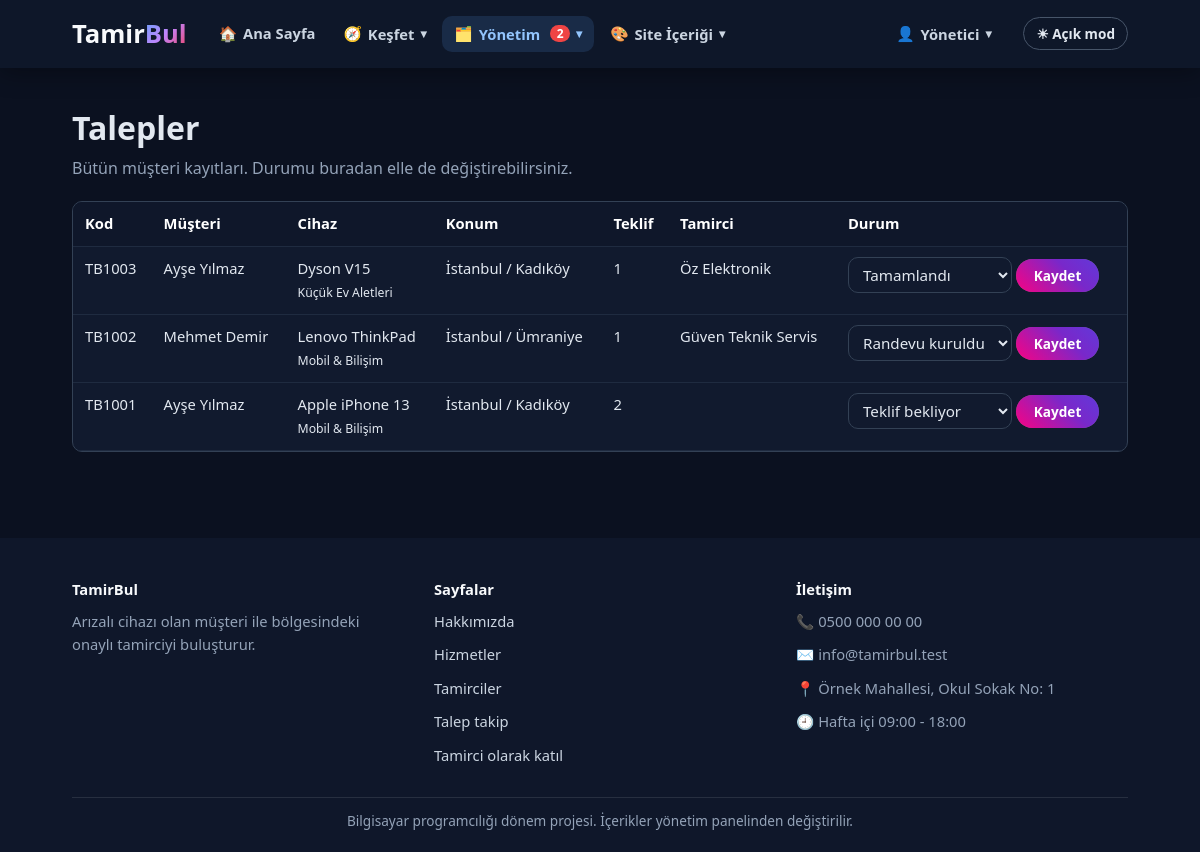
Page /admin/talepler.php (signed in) on the committed database.
### tables this page shows
CREATE TABLE site_ayarlari (
    id INT AUTO_INCREMENT PRIMARY KEY,  
    anahtar VARCHAR(50) NOT NULL UNIQUE,  
    deger TEXT NOT NULL,  
    etiket VARCHAR(100) NOT NULL DEFAULT ''  
);

CREATE TABLE talepler (
    id INT AUTO_INCREMENT PRIMARY KEY,  
    musteri_id INT NOT NULL,  
    hizmet_id INT NULL,  
    tamirci_id INT NULL,  
    kategori_id INT NOT NULL,  
    cihaz_turu VARCHAR(80) NOT NULL,  
    marka VARCHAR(50) NOT NULL,  
    model VARCHAR(50) NOT NULL,  
    ariza TEXT NOT NULL,  
    resim VARCHAR(255) NOT NULL DEFAULT '',  
    sehir VARCHAR(50) NOT NULL,  
    ilce VARCHAR(50) NOT NULL,  
    durum VARCHAR(30) NOT NULL,  
    takip_kodu VARCHAR(20) NOT NULL,  
    puan TINYINT NOT NULL DEFAULT 0,  
    olusturma_tarihi DATETIME NOT NULL  
);

CREATE TABLE kullanicilar (
    id INT AUTO_INCREMENT PRIMARY KEY,  
    ad VARCHAR(50) NOT NULL,  
    soyad VARCHAR(50) NOT NULL,  
    eposta VARCHAR(100) NOT NULL UNIQUE,  
    sifre VARCHAR(255) NOT NULL,  
    telefon VARCHAR(20) NOT NULL,  
    rol VARCHAR(20) NOT NULL,  
    isletme_adi VARCHAR(100) NOT NULL DEFAULT '',  
    sehir VARCHAR(50) NOT NULL,  
    ilce VARCHAR(50) NOT NULL DEFAULT '',  
    adres TEXT NOT NULL,  
    hakkinda TEXT NOT NULL,  
    onayli TINYINT NOT NULL DEFAULT 0,  
    kayit_tarihi DATETIME NOT NULL  
);

CREATE TABLE kategoriler (
    id INT AUTO_INCREMENT PRIMARY KEY,  
    ad VARCHAR(80) NOT NULL,  
    aciklama TEXT NOT NULL,  
    resim VARCHAR(255) NOT NULL DEFAULT ''  
);

### ortak/hazirla.php (called while the page is built, shortened)
<?php
if (is_dir("ortak")) {
    $kok = "";
} else {
    $kok = "../";
}
include __DIR__ . "/baglanti.php";
include __DIR__ . "/guvenlik.php";
include __DIR__ . "/yazi-stili.php";

### ortak/baglanti.php (called while the page is built, shortened)
<?php
$baglanti = mysqli_connect("127.0.0.1", "root", "", "tamirbul");
$veritabani_hazir = ($baglanti != false);
if ($veritabani_hazir) {
    mysqli_set_charset($baglanti, "utf8mb4");
}
function sorgula($sorgu) {
    global $baglanti;
    return mysqli_query($baglanti, $sorgu);
}
function satirlar($sorgu) {
    $liste = array();
    $sonuc = sorgula($sorgu);
    while ($sonuc && $satir = mysqli_fetch_assoc($sonuc)) {
        $liste[] = $satir;
    }
    return $liste;
}
function tek_satir($sorgu) {
    $liste = satirlar($sorgu);
    if (count($liste) == 0) {
        return null;
    }
    return $liste[0];
}
function sayi_getir($sorgu) {
    $satir = tek_satir($sorgu);
    return (int) reset($satir);
}
function temizle($yazi) {
    global $baglanti;
    return mysqli_real_escape_string($baglanti, $yazi);
}
function ayar_getir($anahtar, $yoksa_bu) {
    $satir = tek_satir("SELECT deger FROM site_ayarlari WHERE anahtar = '" . temizle($anahtar) . "'");
    return $satir["deger"];
}

### ortak/yazi-stili.php (called while the page is built, shortened)
<?php
function yazi_stili_oku($anahtar) {
    global $yazi_stil_secenekleri;
    $satir = tek_satir("SELECT * FROM yazi_stilleri WHERE anahtar = '" . temizle($anahtar) . "'");
    $secimler = array();
    foreach ($yazi_stil_secenekleri as $sutun => $bilgi) {
        $secimler[$sutun] = "";
    }
    return $secimler;
}
function yazi_stili($anahtar) {
    $secimler = yazi_stili_oku($anahtar);
    $css = "";
    if ($css == "") {
        return "";
    }
    return ' style="' . trim($css) . '"';
}

### ortak/guvenlik.php (called while the page is built, shortened)
<?php
function temiz_yaz($metin) {
    return htmlspecialchars($metin, ENT_QUOTES, "UTF-8");
}
function durum_adi($durum) {
    $adlar = array(
        "beklemede" => "Teklif bekliyor",
        "tamirci_atandi" => "Tamirci seçildi",
        "randevu_kuruldu" => "Randevu kuruldu",
        "tamirde" => "Tamirde",
        "tamamlandi" => "Tamamlandı",
        "iptal" => "İptal"
    );
    if (isset($adlar[$durum])) {
        return $adlar[$durum];
    }
    return $durum;
}

### admin/talepler.php (the view, shortened to what this page needs)
<?php
include "../ortak/hazirla.php";
$talepler = satirlar("SELECT talepler.*, kategoriler.ad AS kategori_adi, musteriler.ad, musteriler.soyad, tamirciler.isletme_adi AS tamirci_isletme, (SELECT COUNT(*) FROM teklifler WHERE teklifler.talep_id = talepler.id) AS teklif_sayisi FROM talepler INNER JOIN kategoriler ON kategoriler.id = talepler.kategori_id INNER JOIN kullanicilar AS musteriler ON musteriler.id = talepler.musteri_id LEFT JOIN kullanicilar AS tamirciler ON tamirciler.id = talepler.tamirci_id ORDER BY talepler.id DESC");
$durumlar = array("beklemede", "tamirci_atandi", "randevu_kuruldu", "tamirde", "tamamlandi", "iptal");
include "../ortak/baslik.php";
?>
<section class="sayfa">
    <div class="kapsayici">
        <h1>Talepler</h1>
        <p class="giris-metni">Bütün müşteri kayıtları. Durumu buradan elle de değiştirebilirsiniz.</p>
        <?php include "../ortak/mesajlar.php"; ?>
        <div class="tablo-kutu">
            <table>
                <tr><th>Kod</th><th>Müşteri</th><th>Cihaz</th><th>Konum</th><th>Teklif</th><th>Tamirci</th><th>Durum</th></tr>
                <?php foreach ($talepler as $talep) { ?>
                    <tr>
                        <td><?php echo temiz_yaz($talep["takip_kodu"]); ?></td>
                        <td><?php echo temiz_yaz($talep["ad"] . " " . $talep["soyad"]); ?></td>
                        <td><?php echo temiz_yaz($talep["marka"] . " " . $talep["model"]); ?><br><small><?php echo temiz_yaz($talep["kategori_adi"]); ?></small></td>
                        <td><?php echo temiz_yaz($talep["sehir"] . " / " . $talep["ilce"]); ?></td>
                        <td><?php echo (int) $talep["teklif_sayisi"]; ?></td>
                        <td><?php echo temiz_yaz((string) $talep["tamirci_isletme"]); ?></td>
                        <td>
                            <form method="post" action="talep-durum.php">
                                <select name="durum">
                                    <?php foreach ($durumlar as $durum) { ?>
                                        <option value="<?php echo $durum; ?>" <?php if ($talep["durum"] == $durum) { echo "selected"; } ?>><?php echo durum_adi($durum); ?></option>
                                    <?php } ?>
                                </select>
                                <button class="btn btn-sm btn-primary" type="submit">Kaydet</button>
                            </form>
                        </td>
                    </tr>
                <?php } ?>
            </table>
        </div>
    </div>
</section>
<?php
include "../ortak/altlik.php";
?>

### ortak/baslik.php (shortened to what this page needs)
<?php
$site_adi = ayar_getir("site_adi", "TamirBul");
$logo_on = mb_substr($site_adi, 0, 5, "UTF-8");
$logo_arka = mb_substr($site_adi, 5, null, "UTF-8");
$tema = "koyu";
$tema_dugme_yazisi = "☀ Açık mod";
$acik_sayfa = basename($_SERVER["PHP_SELF"]);
if ($kok != "") {
    $acik_sayfa = basename(dirname($_SERVER["PHP_SELF"])) . "/" . $acik_sayfa;
}
function menu_linki($adres, $ikon, $yazi, $aciklama, $sayi) {
    return array("adres" => $adres, "ikon" => $ikon, "yazi" => $yazi, "aciklama" => $aciklama, "sayi" => $sayi);
}
$rol = "ziyaretci";
if (giris_yapildi_mi()) {
    $rol = $_SESSION["rol"];
}
$kisi_basligi = "Hesap";
if (giris_yapildi_mi()) {
    $kisi_basligi = $_SESSION["ad"];
}
$menu_gruplari = array();
$menu_gruplari[] = array("baslik" => "Keşfet", "ikon" => "🧭", "sag" => false, "linkler" => array(
    menu_linki("hizmetler.php", "🛠️", "Hizmetler", "Tamir çeşitleri ve başlangıç fiyatları", 0),
    menu_linki("tamirciler.php", "👷", "Tamirciler", "Onaylı tamirciler ve puanları", 0),
    menu_linki("hakkimizda.php", "💡", "Hakkımızda", "TamirBul nedir, nasıl çalışır?", 0),
    menu_linki("iletisim.php", "✉️", "İletişim", "Bize yazın, sorunuzu sorun", 0)
));
if ($rol == "admin") {
    $menu_bekleyen_usta = sayi_getir("SELECT COUNT(*) FROM kullanicilar WHERE rol = 'tamirci' AND onayli = 0");
    $menu_okunmamis_mesaj = sayi_getir("SELECT COUNT(*) FROM mesajlar WHERE okundu = 0");
    $menu_gruplari[] = array("baslik" => "Yönetim", "ikon" => "🗂️", "sag" => false, "linkler" => array(
        menu_linki("admin/panel.php", "📊", "Özet", "Her şey tek ekranda", 0),
        menu_linki("admin/kullanicilar.php", "👥", "Kullanıcılar", "Üyeler ve tamirci onayı", $menu_bekleyen_usta),
        menu_linki("admin/talepler.php", "📋", "Talepler", "Bütün talepler ve durumları", 0),
        menu_linki("admin/randevular.php", "📅", "Randevular", "Kurulan randevular", 0),
        menu_linki("admin/mesajlar.php", "✉️", "Mesajlar", "İletişim formundan gelenler", $menu_okunmamis_mesaj),
        menu_linki("admin/kayitlar.php", "📜", "İşlem kayıtları", "Kim, ne zaman, ne yaptı (log)", 0)
    ));
    $menu_gruplari[] = array("baslik" => "Site İçeriği", "ikon" => "🎨", "sag" => false, "linkler" => array(
        menu_linki("admin/ayarlar.php", "✏️", "Site yazıları", "Yazılar ve yazı stilleri", 0),
        menu_linki("admin/slaytlar.php", "🖼️", "Ana sayfa resimleri", "Üstte değişen resimler", 0),
        menu_linki("admin/adimlar.php", "🔢", "Nasıl çalışır", "Adım kartları", 0),
        menu_linki("admin/kategoriler.php", "🗃️", "Kategoriler", "Ana kategoriler", 0),
        menu_linki("admin/cihaz-turleri.php", "📱", "Cihaz türleri", "Formdaki cihaz listesi", 0),
        menu_linki("admin/hizmetler.php", "🛠️", "Hizmetler", "Tamir çeşitleri ve fiyatlar", 0),
        menu_linki("admin/konumlar.php", "📍", "İl / İlçe", "Konum listesi", 0),
        menu_linki("admin/sayfa-icerik.php", "📄", "Sayfa yazıları", "Hakkımızda gibi uzun yazılar", 0)
    ));
    $menu_gruplari[] = array("baslik" => $kisi_basligi, "ikon" => "👤", "sag" => true, "linkler" => array(
        menu_linki("cikis.php", "🚪", "Çıkış Yap", "", 0)
    ));
}
foreach ($menu_gruplari as $sira => $grup) {
    $toplam_sayi = 0;
    $grupta_mi = false;
    foreach ($grup["linkler"] as $link) {
        $toplam_sayi = $toplam_sayi + $link["sayi"];
        if ($link["adres"] == $acik_sayfa) {
            $grupta_mi = true;
        }
    }
    $menu_gruplari[$sira]["toplam_sayi"] = $toplam_sayi;
    $menu_gruplari[$sira]["aktif"] = $grupta_mi;
}
?>
<!DOCTYPE html>
<html lang="tr" class="<?php echo $tema; ?>">
<head>
    <link rel="stylesheet" href="<?php echo $kok; ?>css/stil.css">
</head>
<body>
    <header class="navbar">
        <div class="container navbar-container">
            <a class="logo" href="<?php echo $kok; ?>index.php">
                <h1<?php echo yazi_stili("site_adi"); ?>><?php echo temiz_yaz($logo_on); ?><span><?php echo temiz_yaz($logo_arka); ?></span></h1>
            </a>
            <button type="button" id="tema-dugmesi" class="tema-dugmesi"><?php echo $tema_dugme_yazisi; ?></button>
            <nav id="menu" class="menu">
                <a class="menu-linki <?php if ($acik_sayfa == "index.php") { echo "aktif"; } ?>" href="<?php echo $kok; ?>index.php"><span class="ikon">🏠</span> Ana Sayfa</a>
                <?php foreach ($menu_gruplari as $grup) { ?>
                    <div class="acilir <?php if ($grup["sag"]) { echo "sag"; } ?> <?php if ($grup["aktif"]) { echo "aktif"; } ?>">
                        <button type="button" class="acilir-dugme" aria-expanded="false">
                            <span class="ikon"><?php echo $grup["ikon"]; ?></span>
                            <?php echo temiz_yaz($grup["baslik"]); ?>
                            <?php if ($grup["toplam_sayi"] > 0) { ?>
                                <span class="menu-sayisi"><?php echo $grup["toplam_sayi"]; ?></span>
                            <?php } ?>
                            <span class="acilir-ok">▾</span>
                        </button>
                    </div>
                <?php } ?>
            </nav>
        </div>
    </header>
    <main>

### ortak/altlik.php (shortened to what this page needs)
<?php
$alt_site_adi = ayar_getir("site_adi", "TamirBul");
$alt_aciklama = ayar_getir("altlik_aciklama", "");
$alt_telefon = ayar_getir("telefon", "");
$alt_eposta = ayar_getir("eposta", "");
$alt_adres = ayar_getir("adres", "");
$alt_saat = ayar_getir("calisma_saatleri", "");
$alt_not = ayar_getir("altlik_not", "");
?>
    </main>
    <footer class="footer">
        <div class="container footer-container">
            <div>
                <strong<?php echo yazi_stili("site_adi"); ?>><?php echo temiz_yaz($alt_site_adi); ?></strong>
                <p<?php echo yazi_stili("altlik_aciklama"); ?>><?php echo temiz_yaz($alt_aciklama); ?></p>
            </div>
            <div>
                <strong>Sayfalar</strong>
                <p><a href="<?php echo $kok; ?>hakkimizda.php">Hakkımızda</a></p>
                <p><a href="<?php echo $kok; ?>hizmetler.php">Hizmetler</a></p>
                <p><a href="<?php echo $kok; ?>tamirciler.php">Tamirciler</a></p>
                <p><a href="<?php echo $kok; ?>talep-takip.php">Talep takip</a></p>
                <p><a href="<?php echo $kok; ?>tamirci-kayit.php">Tamirci olarak katıl</a></p>
            </div>
            <div>
                <strong>İletişim</strong>
                <p><span class="ikon ikon-salla">📞</span> <span<?php echo yazi_stili("telefon"); ?>><?php echo temiz_yaz($alt_telefon); ?></span></p>
                <p><span class="ikon">✉️</span> <span<?php echo yazi_stili("eposta"); ?>><?php echo temiz_yaz($alt_eposta); ?></span></p>
                <p><span class="ikon ikon-zipla">📍</span> <span<?php echo yazi_stili("adres"); ?>><?php echo temiz_yaz($alt_adres); ?></span></p>
                <p><span class="ikon ikon-don">🕘</span> <span<?php echo yazi_stili("calisma_saatleri"); ?>><?php echo temiz_yaz($alt_saat); ?></span></p>
            </div>
        </div>
        <div class="container alt-not">
            <p<?php echo yazi_stili("altlik_not"); ?>><?php echo temiz_yaz($alt_not); ?></p>
        </div>
    </footer>
</body>
</html>

### rows in the picture
site_ayarlari: deger "Tamir", deger "Bul", deger "TamirBul"
talepler: takip_kodu "TB1003", kullanicilar.ad+soyad "Ayşe Yılmaz", temiz_yaz($talep["marka"] . " " . $talep["model"]) "Dyson V15", kategoriler.ad "Küçük Ev Aletleri", temiz_yaz($talep["sehir"] . " / " . $talep["ilce"]) "İstanbul / Kadıköy", teklif_sayisi "1", kullanicilar.isletme_adi "Öz Elektronik"
talepler: takip_kodu "TB1002", kullanicilar.ad+soyad "Mehmet Demir", temiz_yaz($talep["marka"] . " " . $talep["model"]) "Lenovo ThinkPad", kategoriler.ad "Mobil & Bilişim", temiz_yaz($talep["sehir"] . " / " . $talep["ilce"]) "İstanbul / Ümraniye", teklif_sayisi "1", kullanicilar.isletme_adi "Güven Teknik Servis"
talepler: takip_kodu "TB1001", kullanicilar.ad+soyad "Ayşe Yılmaz", temiz_yaz($talep["marka"] . " " . $talep["model"]) "Apple iPhone 13", kategoriler.ad "Mobil & Bilişim", temiz_yaz($talep["sehir"] . " / " . $talep["ilce"]) "İstanbul / Kadıköy", teklif_sayisi "2"
site_ayarlari: deger "Arızalı cihazı olan müşteri ile bölgesindeki onaylı tamirciyi buluşturur."
site_ayarlari: deger "0500 000 00 00"
site_ayarlari: deger "info@tamirbul.test"
site_ayarlari: deger "Örnek Mahallesi, Okul Sokak No: 1"
site_ayarlari: deger "Hafta içi 09:00 - 18:00"
site_ayarlari: deger "Bilgisayar programcılığı dönem projesi. İçerikler yönetim panelinden değiştirilir."

### other values in the picture
$tema_dugme_yazisi "☀ Açık mod"
$grup["ikon"] "🧭"
temiz_yaz($grup["baslik"]) "Keşfet"
$grup["ikon"] "🗂️"
temiz_yaz($grup["baslik"]) "Yönetim"
$grup["toplam_sayi"] "2"
$grup["ikon"] "🎨"
temiz_yaz($grup["baslik"]) "Site İçeriği"
$grup["ikon"] "👤"
temiz_yaz($grup["baslik"]) "Yönetici"
form field durum "Tamamlandı"
form field durum "Randevu kuruldu"
form field durum "Teklif bekliyor"
